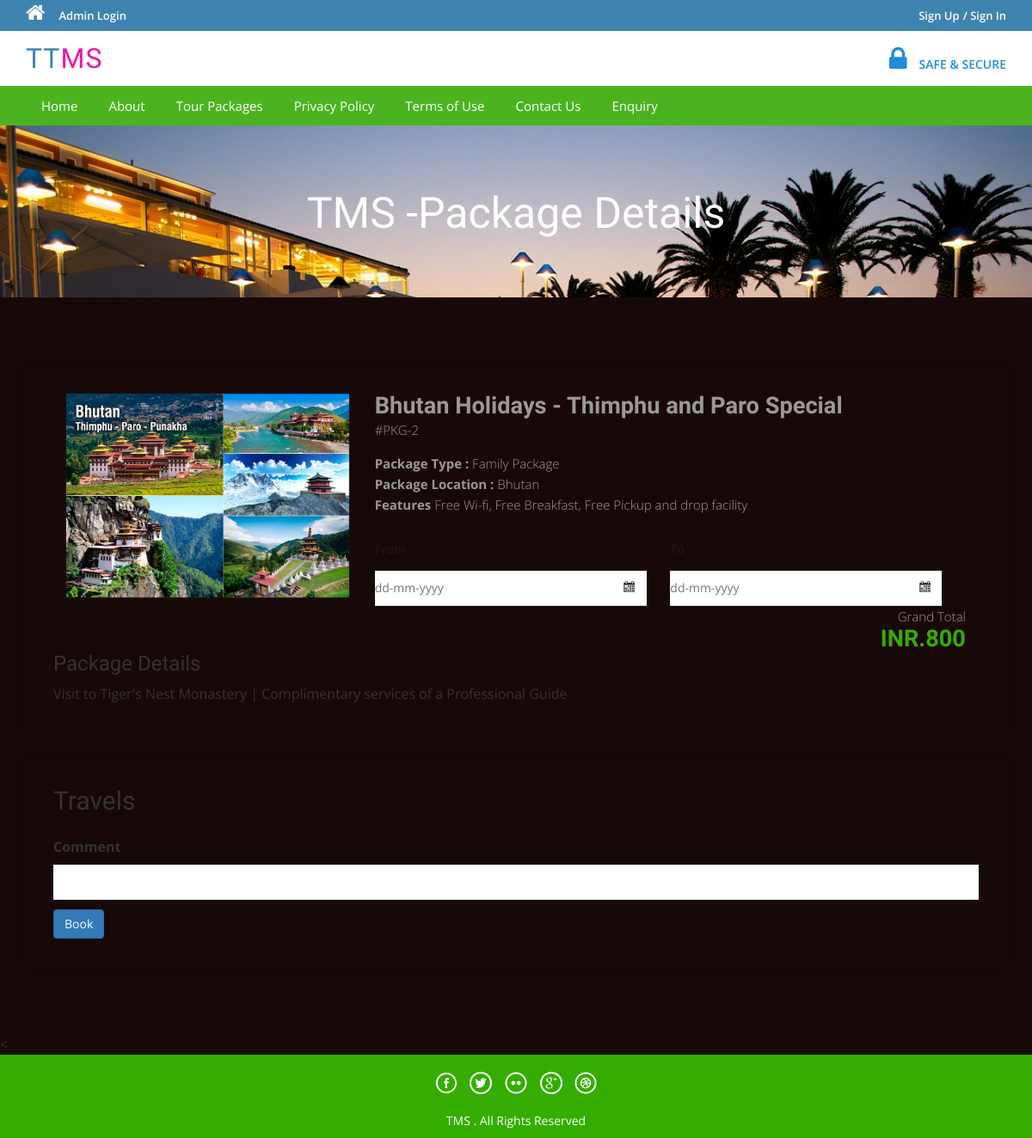
The page /tms/package-details.php?pkgid=2 on the database as committed earlier.
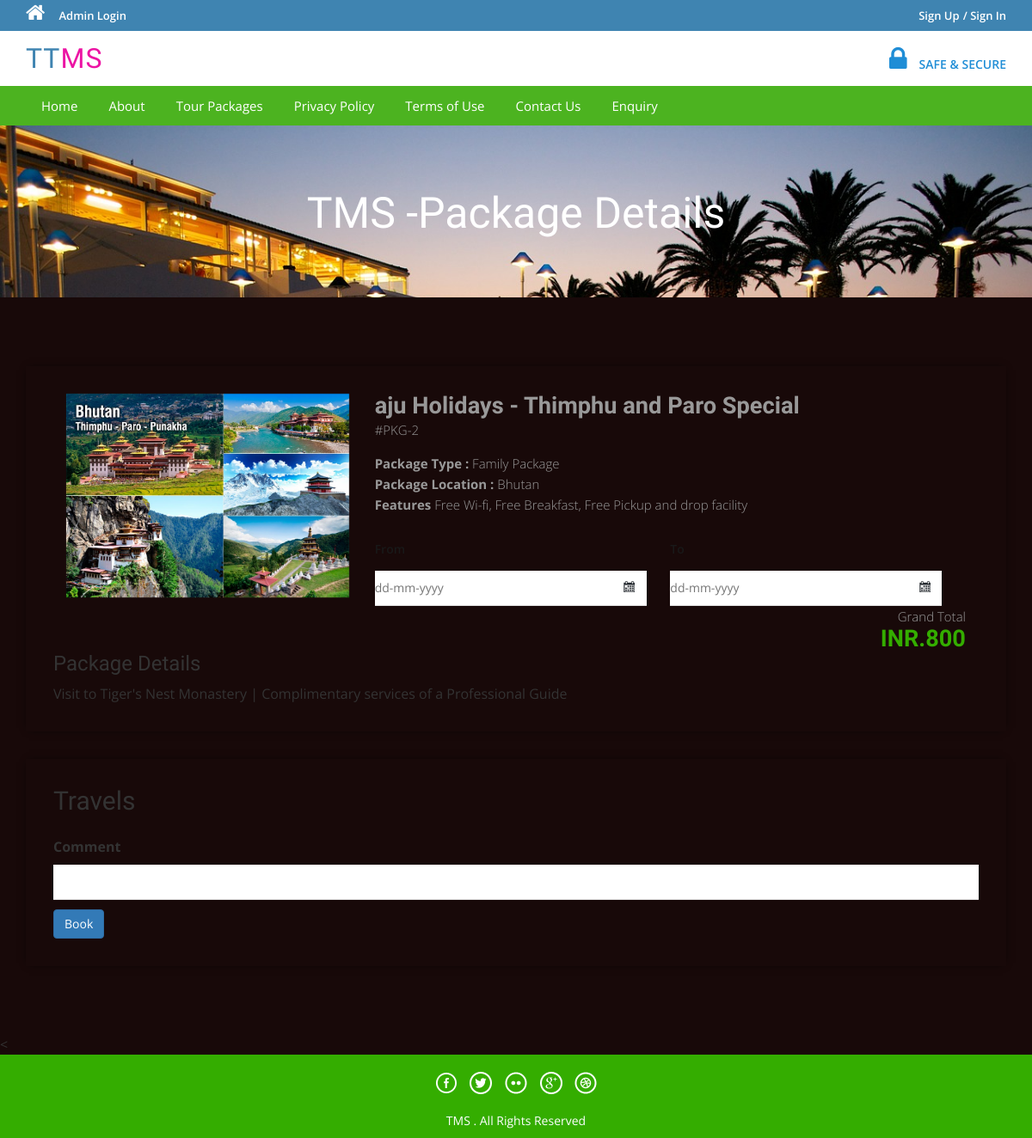
The same page on the database as committed later.
### tables this page shows
CREATE TABLE `tbltourpackages` (
  `PackageId` int(11) NOT NULL,
  `PackageName` varchar(200) DEFAULT NULL,
  `PackageType` varchar(150) DEFAULT NULL,
  `PackageLocation` varchar(100) DEFAULT NULL,
  `PackagePrice` int(11) DEFAULT NULL,
  `PackageFetures` varchar(255) DEFAULT NULL,
  `PackageDetails` mediumtext DEFAULT NULL,
  `PackageImage` varchar(100) DEFAULT NULL,
  `Creationdate` timestamp NULL DEFAULT current_timestamp(),
  `UpdationDate` timestamp NULL DEFAULT NULL ON UPDATE current_timestamp()
);

### tms/package-details.php (the view, shortened to what this page needs)
<?php
include('includes/config.php');
?>
<!DOCTYPE HTML>
<html>
<head>
<link href="css/bootstrap.css" rel='stylesheet' type='text/css' />
<link href="css/style.css" rel='stylesheet' type='text/css' />
<link href="css/font-awesome.css" rel="stylesheet">
<link href="css/animate.css" rel="stylesheet" type="text/css" media="all">
<link rel="stylesheet" href="css/jquery-ui.css" />
</head>
<body>
<?php include('includes/header.php');?>
<div class="banner-3">
	<div class="container">
		<h1 class="wow zoomIn animated animated" data-wow-delay=".5s" style="visibility: visible; animation-delay: 0.5s; animation-name: zoomIn;"> TMS -Package Details</h1>
	</div>
</div>
<div class="selectroom">
	<div class="container">
<?php
$pid=intval($_GET['pkgid']);
$sql = "SELECT * from tbltourpackages where PackageId=:pid";
$query = $dbh->prepare($sql);
$query -> bindParam(':pid', $pid, PDO::PARAM_STR);
$query->execute();
$results=$query->fetchAll(PDO::FETCH_OBJ);
if($query->rowCount() > 0)
{
foreach($results as $result)
{	?>
<form name="book" method="post">
		<div class="selectroom_top">
			<div class="col-md-4 selectroom_left wow fadeInLeft animated" data-wow-delay=".5s">
				<img src="admin/pacakgeimages/<?php echo htmlentities($result->PackageImage);?>" class="img-responsive" alt="">
			</div>
			<div class="col-md-8 selectroom_right wow fadeInRight animated" data-wow-delay=".5s">
				<h2><?php echo htmlentities($result->PackageName);?></h2>
				<p class="dow">#PKG-<?php echo htmlentities($result->PackageId);?></p>
				<p><b>Package Type :</b> <?php echo htmlentities($result->PackageType);?></p>
				<p><b>Package Location :</b> <?php echo htmlentities($result->PackageLocation);?></p>
					<p><b>Features</b> <?php echo htmlentities($result->PackageFetures);?></p>
					<div class="ban-bottom">
				<div class="bnr-right">
				<label class="inputLabel">From</label>
				<input class="date" id="datepicker" type="text" placeholder="dd-mm-yyyy"  name="fromdate" required="">
			</div>
			<div class="bnr-right">
				<label class="inputLabel">To</label>
				<input class="date" id="datepicker1" type="text" placeholder="dd-mm-yyyy" name="todate" required="">
			</div>
			</div>
				<div class="grand">
					<p>Grand Total</p>
					<h3>INR.800</h3>
				</div>
			</div>
		<h3>Package Details</h3>
				<p style="padding-top: 1%"><?php echo htmlentities($result->PackageDetails);?> </p>
		</div>
		<div class="selectroom_top">
			<h2>Travels</h2>
			<div class="selectroom-info animated wow fadeInUp animated" data-wow-duration="1200ms" data-wow-delay="500ms" style="visibility: visible; animation-duration: 1200ms; animation-delay: 500ms; animation-name: fadeInUp; margin-top: -70px">
				<ul>
					<li class="spe">
						<label class="inputLabel">Comment</label>
						<input class="special" type="text" name="comment" required="">
					</li>
					<?php if($_SESSION['login'])
					{?>
						<li class="spe" align="center">
					<button type="submit" name="submit2" class="btn-primary btn">Book</button>
						</li>
						<?php } else {?>
							<li class="sigi" align="center" style="margin-top: 1%">
							<a href="#" data-toggle="modal" data-target="#myModal4" class="btn-primary btn" > Book</a></li>
							<?php } ?>
				</ul>
			</div>
		</div>
		</form>
<?php }} ?>
	</div>
</div>
<
<?php include('includes/footer.php');?>
</body>
</html>

### tms/includes/header.php (shortened to what this page needs)
<?php if($_SESSION['login'])
{?>
<div class="top-header">
	<div class="container">
		<ul class="tp-hd-lft wow fadeInLeft animated" data-wow-delay=".5s">
			<li class="hm"><a href="index.html"><i class="fa fa-home"></i></a></li>
			<li class="prnt"><a href="profile.php">My Profile</a></li>
				<li class="prnt"><a href="change-password.php">Change Password</a></li>
			<li class="prnt"><a href="tour-history.php">My Tour History</a></li>
			<li class="prnt"><a href="issuetickets.php">Raised Tickets</a></li>
		</ul>
		<ul class="tp-hd-rgt wow fadeInRight animated" data-wow-delay=".5s">
			<li class="tol">Welcome :</li>
			<li class="sig"><?php echo htmlentities($_SESSION['login']);?></li>
			<li class="sigi"><a href="logout.php" >/ Logout</a></li>
        </ul>
		<div class="clearfix"></div>
	</div>
</div><?php } else {?>
<div class="top-header">
	<div class="container">
		<ul class="tp-hd-lft wow fadeInLeft animated" data-wow-delay=".5s">
			<li class="hm"><a href="index.php"><i class="fa fa-home"></i></a></li>
				<li class="hm"><a href="admin/index.php">Admin Login</a></li>
		</ul>
		<ul class="tp-hd-rgt wow fadeInRight animated" data-wow-delay=".5s">
			<li class="sig"><a href="#" data-toggle="modal" data-target="#myModal" >Sign Up</a></li>
			<li class="sigi"><a href="#" data-toggle="modal" data-target="#myModal4" >/ Sign In</a></li>
        </ul>
		<div class="clearfix"></div>
	</div>
</div>
<?php }?>
<div class="header">
	<div class="container">
		<div class="logo wow fadeInDown animated" data-wow-delay=".5s">
			<a href="index.php">TT<span>MS</span></a>
		</div>
		<div class="lock fadeInDown animated" data-wow-delay=".5s">
			<li><i class="fa fa-lock"></i></li>
            <li><div class="securetxt">SAFE &amp; SECURE </div></li>
		</div>
		<div class="clearfix"></div>
	</div>
</div>
<div class="footer-btm wow fadeInLeft animated" data-wow-delay=".5s">
	<div class="container">
	<div class="navigation">
			<nav class="navbar navbar-default">
				<div class="collapse navbar-collapse nav-wil" id="bs-example-navbar-collapse-1">
					<nav class="cl-effect-1">
						<ul class="nav navbar-nav">
							<li><a href="index.php">Home</a></li>
							<li><a href="page.php?type=aboutus">About</a></li>
								<li><a href="package-list.php">Tour Packages</a></li>
								<li><a href="page.php?type=privacy">Privacy Policy</a></li>
								<li><a href="page.php?type=terms">Terms of Use</a></li>
								<li><a href="page.php?type=contact">Contact Us</a></li>
								<?php if($_SESSION['login'])
{?>
								<li>Need Help?<a href="#" data-toggle="modal" data-target="#myModal3"> / Write Us </a>  </li>
								<?php } else { ?>
								<li><a href="enquiry.php"> Enquiry </a>  </li>
								<?php } ?>
								<div class="clearfix"></div>
						</ul>
					</nav>
				</div>
			</nav>
		</div>
	</div>
</div>

### tms/includes/footer.php
<div class="copy-right">
	<div class="container">
		<div class="footer-social-icons wow fadeInDown animated animated" data-wow-delay=".5s" style="visibility: visible; animation-delay: 0.5s; animation-name: fadeInDown;">
			<ul>
				<li><a class="facebook" href="#"><span>Facebook</span></a></li>
				<li><a class="twitter" href="#"><span>Twitter</span></a></li>
				<li><a class="flickr" href="#"><span>Flickr</span></a></li>
				<li><a class="googleplus" href="#"><span>Google+</span></a></li>
				<li><a class="dribbble" href="#"><span>Dribbble</span></a></li>
			</ul>
		</div>
		<p class="wow zoomIn animated animated" data-wow-delay=".5s" style="visibility: visible; animation-delay: 0.5s; animation-name: zoomIn;"> TMS . All Rights Reserved </p>
	</div>
</div>

Rows that differ between the two databases and show on the page:
changed tbltourpackages "Visit to Tiger's Nest Monastery | Complimentary services of a Professional Guide": PackageName "Bhutan Holidays - Thimphu and Paro Special" → "aju Holidays - Thimphu and Paro Special"
